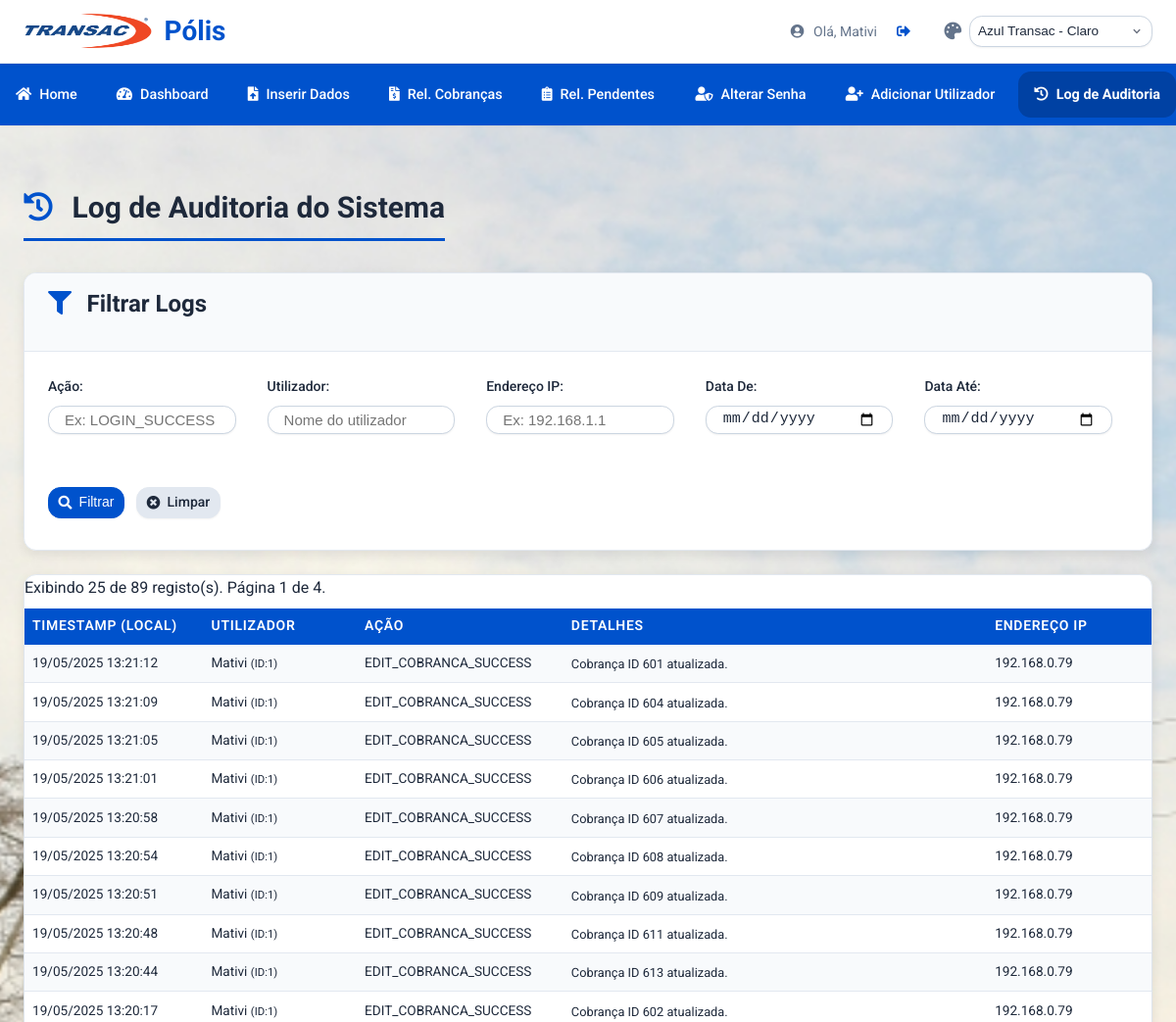
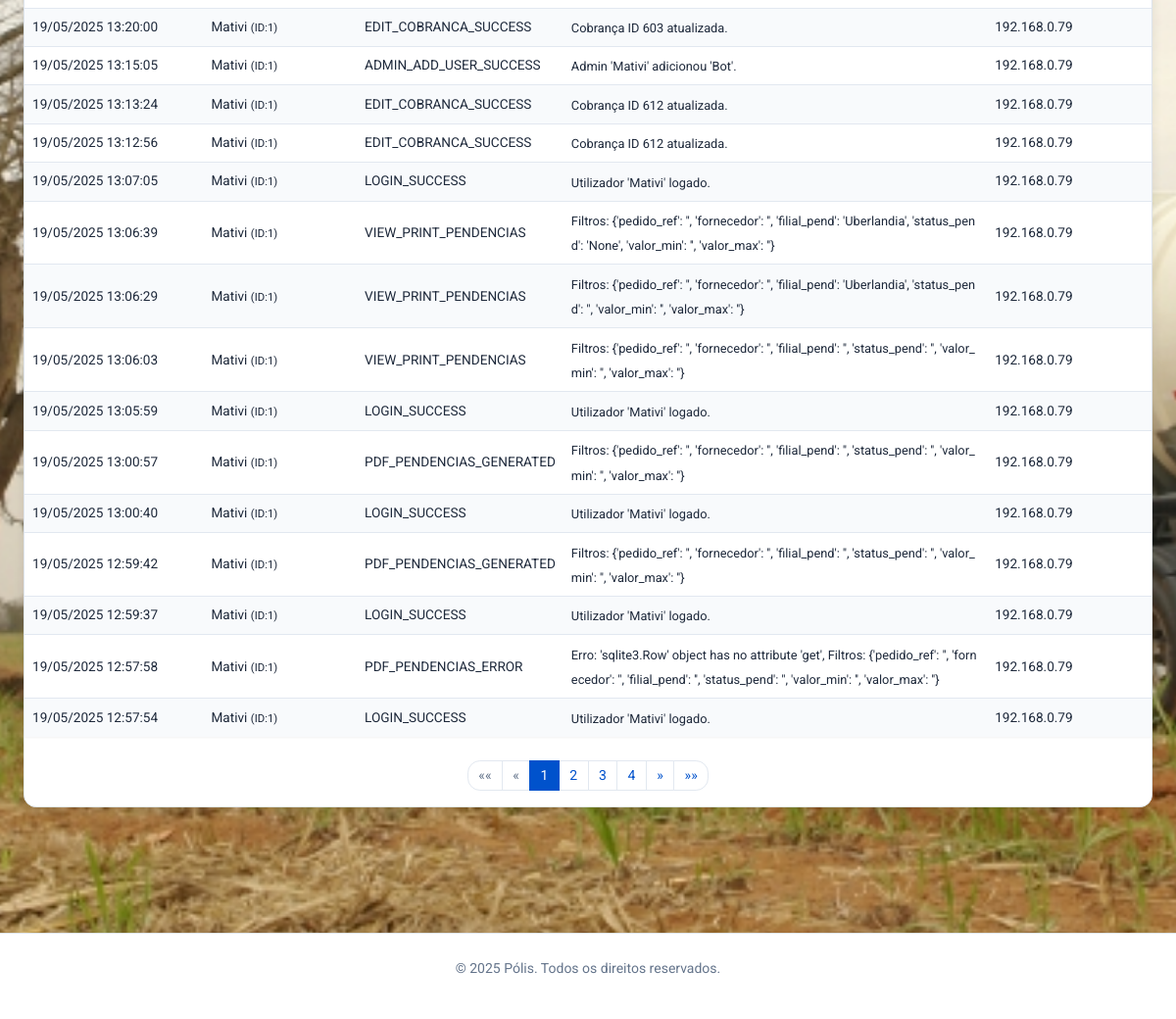
The app's page /admin/audit_log (signed in) with its own data (2 pictures, top to bottom).
### tables this page shows
CREATE TABLE users (
                id INTEGER PRIMARY KEY AUTOINCREMENT,
                username TEXT UNIQUE NOT NULL,
                password_hash TEXT NOT NULL
            );

CREATE TABLE audit_log (
                id INTEGER PRIMARY KEY AUTOINCREMENT,
                timestamp DATETIME NOT NULL,
                user_id INTEGER,
                username TEXT,
                action TEXT NOT NULL,
                details TEXT,
                ip_address TEXT,
                FOREIGN KEY (user_id) REFERENCES users (id)
            );

### app.py (the view, shortened to what this page needs)
@app.route('/admin/audit_log')
@admin_required
def view_audit_log():
    db = get_db(); page = request.args.get('page', 1, type=int); per_page = 25; offset = (page - 1) * per_page
    filters_form = {k: request.args.get(f'filter_{k}', '').strip() for k in ['action', 'username', 'date_from', 'date_to', 'ip_address']}
    conditions, params = [], []
    if filters_form['action']: conditions.append("LOWER(action) LIKE LOWER(?)"); params.append(f"%{filters_form['action']}%")
    if filters_form['username']: conditions.append("LOWER(username) LIKE LOWER(?)"); params.append(f"%{filters_form['username']}%")
    if filters_form['ip_address']: conditions.append("ip_address LIKE ?"); params.append(f"%{filters_form['ip_address']}%")
    sao_paulo_tz = pytz.timezone('America/Sao_Paulo')
    if filters_form['date_from']:
        try: dt_from_utc = sao_paulo_tz.localize(datetime.strptime(filters_form['date_from'], '%Y-%m-%d')).astimezone(pytz.utc); conditions.append("timestamp >= ?"); params.append(dt_from_utc.strftime('%Y-%m-%d %H:%M:%S'))
        except ValueError: flash("Data De inválida.", "warning")
    where_clause = "WHERE " + " AND ".join(conditions) if conditions else ""
    total_logs = 0
    try: total_logs = db.execute(f"SELECT COUNT(id) FROM audit_log {where_clause}", tuple(params)).fetchone()[0]
    except Exception as e: logger.error(f"Erro ao contar logs: {e}"); flash("Erro ao contar logs.", "error")
    total_pages = (total_logs + per_page - 1) // per_page or 1; page = min(page, total_pages); page = max(1, page); offset = (page - 1) * per_page
    logs_processed = []
    try:
        raw_logs = db.execute(f"SELECT * FROM audit_log {where_clause} ORDER BY timestamp DESC LIMIT ? OFFSET ?", (*params, per_page, offset)).fetchall()
        for row in raw_logs:
            log = dict(row)
            try: log['timestamp_fmt'] = pytz.utc.localize(datetime.strptime(log['timestamp'].split('.')[0], '%Y-%m-%d %H:%M:%S')).astimezone(sao_paulo_tz).strftime('%d/%m/%Y %H:%M:%S')
            except Exception: log['timestamp_fmt'] = log['timestamp'] + " (Erro Formato)"
            logs_processed.append(log)
    except Exception as e: logger.error(f"Erro ao buscar logs: {e}"); flash("Erro ao buscar logs.", "error")
    return render_template('admin/view_audit_log.html', logs=logs_processed, current_page=page, total_pages=total_pages, filters=filters_form, total_logs=total_logs)

### app.py (called while the page is built)
def get_db():
    db = getattr(g, '_database', None)
    if db is None: db = g._database = sqlite3.connect(app.config['DATABASE']); db.row_factory = sqlite3.Row
    return db

@app.teardown_appcontext
def close_connection(exception):
    db = getattr(g, '_database', None)
    if db is not None: db.close()

@login_manager.user_loader
def load_user(user_id):
    try:
        db = get_db(); cursor = db.cursor(); cursor.execute("SELECT id, username FROM users WHERE id = ?", (user_id,))
        user_data = cursor.fetchone(); return User(id=user_data['id'], username=user_data['username']) if user_data else None
    except Exception as e: logger.error(f"Erro ao carregar utilizador ID {user_id}: {e}", exc_info=True); return None

def admin_required(f):
    @wraps(f)
    @login_required
    def decorated_function(*args, **kwargs):
        if not current_user.is_authenticated or current_user.username not in ADMIN_USERNAMES:
            log_audit("ACCESS_DENIED_ADMIN_AREA", f"Utilizador '{current_user.username}' tentou aceder.")
            flash("Você não tem permissão para aceder a esta página.", "error"); return redirect(url_for('home'))
        return f(*args, **kwargs)
    return decorated_function

@app.context_processor
def inject_global_vars(): return dict(current_year=datetime.now().year, ADMIN_USERNAMES=ADMIN_USERNAMES)

@app.after_request
def add_security_headers(response):
    response.headers['X-Content-Type-Options'] = 'nosniff'; response.headers['X-Frame-Options'] = 'SAMEORIGIN'
    response.headers['X-XSS-Protection'] = '1; mode=block'; response.headers['Referrer-Policy'] = 'strict-origin-when-cross-origin'
    return response

@app.context_processor
def utility_processor():
    def dummy_csrf_token():
        if '_csrf_token' not in g: g._csrf_token = os.urandom(24).hex()
        return g._csrf_token
    return dict(csrf_token=dummy_csrf_token)

### templates/admin/view_audit_log.html (shortened to what this page needs)
{% extends "base.html" %}
{% block content %}
<h2 class="page-title"><i class="fas fa-history"></i> Log de Auditoria do Sistema</h2>
<div class="card filter-form mb-4">
    <div class="card-header">
        <h3><i class="fas fa-filter"></i> Filtrar Logs</h3>
    </div>
    <div class="card-body">
        <form method="GET" action="{{ url_for('view_audit_log') }}" class="form-inline">
            <div class="form-group">
                <label for="filter_action">Ação:</label>
                <input type="text" name="filter_action" id="filter_action" value="{{ filters.action or '' }}" class="form-control form-control-sm" placeholder="Ex: LOGIN_SUCCESS">
            </div>
            <div class="form-group">
                <label for="filter_username">Utilizador:</label>
                <input type="text" name="filter_username" id="filter_username" value="{{ filters.username or '' }}" class="form-control form-control-sm" placeholder="Nome do utilizador">
            </div>
            <div class="form-group">
                <label for="filter_ip">Endereço IP:</label>
                <input type="text" name="filter_ip" id="filter_ip" value="{{ filters.ip_address or '' }}" class="form-control form-control-sm" placeholder="Ex: 192.168.1.1">
            </div>
            <div class="form-group">
                <label for="filter_date_from">Data De:</label>
                <input type="date" name="filter_date_from" id="filter_date_from" value="{{ filters.date_from or '' }}" class="form-control form-control-sm">
            </div>
            <div class="form-group">
                <label for="filter_date_to">Data Até:</label>
                <input type="date" name="filter_date_to" id="filter_date_to" value="{{ filters.date_to or '' }}" class="form-control form-control-sm">
            </div>
            <div class="form-group-actions">
                <button type="submit" class="btn btn-primary btn-sm"><i class="fas fa-search"></i> Filtrar</button>
                <a href="{{ url_for('view_audit_log') }}" class="btn btn-secondary btn-sm"><i class="fas fa-times-circle"></i> Limpar</a>
            </div>
        </form>
    </div>
</div>
<div class="card">
    <div class="card-body table-responsive-container">
        {% if logs %}
            <p class="text-muted small mb-2">Exibindo {{ logs|length }} de {{ total_logs }} registo(s). Página {{ current_page }} de {{ total_pages }}.</p>
            <div class="table-responsive">
                <table class="table table-striped table-hover table-sm">
                    <thead>
                        <tr>
                            <th style="width: 16%;">Timestamp (Local)</th>
                            <th style="width: 14%;">Utilizador</th>
                            <th style="width: 15%;">Ação</th>
                            <th style="width: 40%;">Detalhes</th>
                            <th style="width: 15%;">Endereço IP</th>
                        </tr>
                    </thead>
                    <tbody>
                        {% for log_entry in logs %}
                        <tr>
                            <td style="white-space: nowrap; font-size: 0.85em;">{{ log_entry.timestamp_fmt }}</td>
                            <td style="font-size: 0.85em;">{{ log_entry.username or 'N/A' }}{% if log_entry.user_id %} <small class="text-muted">(ID:{{ log_entry.user_id }})</small>{% endif %}</td>
                            <td style="font-size: 0.85em;">{{ log_entry.action }}</td>
                            <td><small style="font-size: 0.8em; word-break: break-all;">{{ log_entry.details or '' }}</small></td>
                            <td style="font-size: 0.85em;">{{ log_entry.ip_address }}</td>
                        </tr>
                        {% endfor %}
                    </tbody>
                </table>
            </div>
            {% if total_pages > 1 %}
            <nav aria-label="Paginação do Log de Auditoria" class="mt-4">
                <ul class="pagination justify-content-center flex-wrap">
                    <li class="page-item {% if current_page == 1 %}disabled{% endif %}">
                        <a class="page-link" href="{{ url_for('view_audit_log', page=1, filter_action=filters.action, filter_username=filters.username, filter_date_from=filters.date_from, filter_date_to=filters.date_to, filter_ip=filters.ip_address) }}" aria-label="Primeira"><span aria-hidden="true">&laquo;&laquo;</span></a>
                    </li>
                    <li class="page-item {% if current_page == 1 %}disabled{% endif %}">
                        <a class="page-link" href="{{ url_for('view_audit_log', page=current_page - 1, filter_action=filters.action, filter_username=filters.username, filter_date_from=filters.date_from, filter_date_to=filters.date_to, filter_ip=filters.ip_address) }}" aria-label="Anterior"><span aria-hidden="true">&laquo;</span></a>
                    </li>
                    {% set RENDER_MAX_PAGES = 5 %}
                    {% set start_page = [1, current_page - (RENDER_MAX_PAGES // 2)] | max %}
                    {% set end_page = [total_pages, start_page + RENDER_MAX_PAGES - 1] | min %}
                    {% if end_page - start_page + 1 < RENDER_MAX_PAGES %}
                        {% set start_page = [1, end_page - RENDER_MAX_PAGES + 1] | max %}
                    {% endif %}
                    {% for p in range(start_page, end_page + 1) %}
                        <li class="page-item {% if p == current_page %}active{% endif %}">
                            <a class="page-link" href="{{ url_for('view_audit_log', page=p, filter_action=filters.action, filter_username=filters.username, filter_date_from=filters.date_from, filter_date_to=filters.date_to, filter_ip=filters.ip_address) }}">{{ p }}</a>
                        </li>
                    {% endfor %}
                    <li class="page-item {% if current_page == total_pages %}disabled{% endif %}">
                        <a class="page-link" href="{{ url_for('view_audit_log', page=current_page + 1, filter_action=filters.action, filter_username=filters.username, filter_date_from=filters.date_from, filter_date_to=filters.date_to, filter_ip=filters.ip_address) }}" aria-label="Próxima"><span aria-hidden="true">&raquo;</span></a>
                    </li>
                    <li class="page-item {% if current_page == total_pages %}disabled{% endif %}">
                         <a class="page-link" href="{{ url_for('view_audit_log', page=total_pages, filter_action=filters.action, filter_username=filters.username, filter_date_from=filters.date_from, filter_date_to=filters.date_to, filter_ip=filters.ip_address) }}" aria-label="Última"><span aria-hidden="true">&raquo;&raquo;</span></a>
                    </li>
                </ul>
            </nav>
            {% endif %}
        {% else %}
            <div class="empty-state">
                <i class="fas fa-folder-open empty-icon"></i>
                <p>Nenhum registo de auditoria encontrado.</p>
            </div>
        {% endif %}
    </div>
</div>
{% endblock %}

### templates/base.html (shortened to what this page needs)
<!DOCTYPE html>
<html lang="pt-br" data-theme="azul-transac-light">
<head>
    <link rel="stylesheet" href="https://cdnjs.cloudflare.com/ajax/libs/font-awesome/5.15.4/css/all.min.css" xintegrity="sha512-1ycn6IcaQQ40/MKBW2W4Rhis/DbILU74C1vSrLJxCq57o941Ym01SwNsOMqvEBFlcgUa6xLiPY/NS5R+E6ztJQ==" />
    <link rel="stylesheet" href="{{ url_for('static', filename='style.css') }}">
</head>
<body>
    <header class="app-header">
        <div class="app-header-content container">
            <div class="app-header-brand">
                <img src="{{ url_for('static', filename='images/polis_logo.png') }}" alt="Logótipo Pólis" class="app-logo-img">
                <h1>Pólis</h1>
            </div>
            <div class="nav-actions">
                {% if current_user.is_authenticated %}
                <div class="user-info">
                     <span><i class="fas fa-user-circle"></i> Olá, {{ current_user.username }}</span>
                     <a href="{{ url_for('logout') }}" class="logout-link" title="Sair"><i class="fas fa-sign-out-alt"></i> <span class="sr-only">Logout</span></a>
                </div>
                {% endif %}
                <div class="theme-selector-container">
                    <i class="fas fa-palette nav-icon-theme" aria-hidden="true"></i>
                    <select id="theme-select" title="Selecionar Tema Visual">
                        <optgroup label="Azul Transac">
                            <option value="azul-transac-light">Azul Transac - Claro</option>
                        </optgroup>
                    </select>
                </div>
            </div>
        </div>
    </header>
    {% if current_user.is_authenticated %}
    <nav class="main-nav">
        <div class="main-nav-links container">
            <a href="{{ url_for('home') }}" class="nav-item {{ 'active' if request.endpoint == 'home' else '' }}"><i class="fas fa-home"></i> Home</a>
            <a href="{{ url_for('dashboard') }}" class="nav-item {{ 'active' if request.endpoint == 'dashboard' else '' }}"><i class="fas fa-tachometer-alt"></i> Dashboard</a>
            <a href="{{ url_for('inserir_dados') }}" class="nav-item {{ 'active' if request.endpoint == 'inserir_dados' else '' }}"><i class="fas fa-file-upload"></i> Inserir Dados</a>
            <a href="{{ url_for('relatorio_cobrancas') }}" class="nav-item {{ 'active' if request.endpoint == 'relatorio_cobrancas' else '' }}"><i class="fas fa-file-invoice-dollar"></i> Rel. Cobranças</a>
            <a href="{{ url_for('relatorio_pendentes') }}" class="nav-item {{ 'active' if request.endpoint == 'relatorio_pendentes' else '' }}"><i class="fas fa-clipboard-list"></i> Rel. Pendentes</a>
            <div class="nav-item-group-right">
                <a href="{{ url_for('change_password') }}" class="nav-item {{ 'active' if request.endpoint == 'change_password' else '' }}"><i class="fas fa-user-shield"></i> Alterar Senha</a>
                {% if current_user.username in ADMIN_USERNAMES %}
                    <a href="{{ url_for('add_user_admin') }}" class="nav-item {{ 'active' if request.endpoint == 'add_user_admin' else '' }}"><i class="fas fa-user-plus"></i> Adicionar Utilizador</a>
                    <a href="{{ url_for('view_audit_log') }}" class="nav-item {{ 'active' if request.endpoint == 'view_audit_log' else '' }}"><i class="fas fa-history"></i> Log de Auditoria</a>
                {% endif %}
            </div>
        </div>
    </nav>
    {% endif %}
    <main class="container content-wrapper">
        {% block content %}{% endblock %}
    </main>
    <footer class="app-footer">
        <p>&copy; {{ current_year }} Pólis. Todos os direitos reservados.</p>
    </footer>
</body>
</html>

### templates/base.html (style rules this page uses)
.nav-icon-theme { font-size: 1.1rem; color: var(--text-muted-color); }

### templates/admin/view_audit_log.html (style rules this page uses)
.form-inline .form-group { margin-right: 1rem; margin-bottom: 0.5rem; }
.form-inline .form-group-actions { margin-top: 1.85rem; margin-bottom: 0.5rem; }
.pagination .page-link { font-size: 0.875rem; padding: 0.375rem 0.65rem; }
.table-sm td, .table-sm th { padding: .4rem .5rem; }
.card-body.table-responsive-container { padding: 0; }
.card-body.table-responsive-container .table-responsive { margin-bottom: 0; border: none; border-radius: 0; }
.card-body.table-responsive-container .table { margin-bottom: 0; }

### records on screen
users: username "Mativi"
audit_log: timestamp_fmt "19/05/2025 13:21:12", username "Mativi", user_id "1", action "EDIT_COBRANCA_SUCCESS", details "Cobrança ID 601 atualizada.", ip_address "192.168.0.79"
audit_log: timestamp_fmt "19/05/2025 13:21:09", username "Mativi", user_id "1", action "EDIT_COBRANCA_SUCCESS", details "Cobrança ID 604 atualizada.", ip_address "192.168.0.79"
audit_log: timestamp_fmt "19/05/2025 13:21:05", username "Mativi", user_id "1", action "EDIT_COBRANCA_SUCCESS", details "Cobrança ID 605 atualizada.", ip_address "192.168.0.79"
audit_log: timestamp_fmt "19/05/2025 13:21:01", username "Mativi", user_id "1", action "EDIT_COBRANCA_SUCCESS", details "Cobrança ID 606 atualizada.", ip_address "192.168.0.79"
audit_log: timestamp_fmt "19/05/2025 13:20:58", username "Mativi", user_id "1", action "EDIT_COBRANCA_SUCCESS", details "Cobrança ID 607 atualizada.", ip_address "192.168.0.79"
audit_log: timestamp_fmt "19/05/2025 13:20:54", username "Mativi", user_id "1", action "EDIT_COBRANCA_SUCCESS", details "Cobrança ID 608 atualizada.", ip_address "192.168.0.79"
audit_log: timestamp_fmt "19/05/2025 13:20:51", username "Mativi", user_id "1", action "EDIT_COBRANCA_SUCCESS", details "Cobrança ID 609 atualizada.", ip_address "192.168.0.79"
audit_log: timestamp_fmt "19/05/2025 13:20:48", username "Mativi", user_id "1", action "EDIT_COBRANCA_SUCCESS", details "Cobrança ID 611 atualizada.", ip_address "192.168.0.79"
audit_log: timestamp_fmt "19/05/2025 13:20:44", username "Mativi", user_id "1", action "EDIT_COBRANCA_SUCCESS", details "Cobrança ID 613 atualizada.", ip_address "192.168.0.79"
audit_log: timestamp_fmt "19/05/2025 13:20:17", username "Mativi", user_id "1", action "EDIT_COBRANCA_SUCCESS", details "Cobrança ID 602 atualizada.", ip_address "192.168.0.79"
audit_log: timestamp_fmt "19/05/2025 13:20:00", username "Mativi", user_id "1", action "EDIT_COBRANCA_SUCCESS", details "Cobrança ID 603 atualizada.", ip_address "192.168.0.79"
audit_log: timestamp_fmt "19/05/2025 13:15:05", username "Mativi", user_id "1", action "ADMIN_ADD_USER_SUCCESS", details "Admin 'Mativi' adicionou 'Bot'.", ip_address "192.168.0.79"
audit_log: timestamp_fmt "19/05/2025 13:13:24", username "Mativi", user_id "1", action "EDIT_COBRANCA_SUCCESS", details "Cobrança ID 612 atualizada.", ip_address "192.168.0.79"
audit_log: timestamp_fmt "19/05/2025 13:12:56", username "Mativi", user_id "1", action "EDIT_COBRANCA_SUCCESS", details "Cobrança ID 612 atualizada.", ip_address "192.168.0.79"
audit_log: timestamp_fmt "19/05/2025 13:07:05", username "Mativi", user_id "1", action "LOGIN_SUCCESS", details "Utilizador 'Mativi' logado.", ip_address "192.168.0.79"
audit_log: timestamp_fmt "19/05/2025 13:06:39", username "Mativi", user_id "1", action "VIEW_PRINT_PENDENCIAS", details "Filtros: {'pedido_ref': '', 'fornecedor': '', 'filial_pend': 'Uberlandia', 'status_pend': 'None', 'valor_min': '', 'valor_max': ''}", ip_address "192.168.0.79"
audit_log: timestamp_fmt "19/05/2025 13:06:29", username "Mativi", user_id "1", action "VIEW_PRINT_PENDENCIAS", details "Filtros: {'pedido_ref': '', 'fornecedor': '', 'filial_pend': 'Uberlandia', 'status_pend': '', 'valor_min': '', 'valor_max': ''}", ip_address "192.168.0.79"
audit_log: timestamp_fmt "19/05/2025 13:06:03", username "Mativi", user_id "1", action "VIEW_PRINT_PENDENCIAS", details "Filtros: {'pedido_ref': '', 'fornecedor': '', 'filial_pend': '', 'status_pend': '', 'valor_min': '', 'valor_max': ''}", ip_address "192.168.0.79"
audit_log: timestamp_fmt "19/05/2025 13:05:59", username "Mativi", user_id "1", action "LOGIN_SUCCESS", details "Utilizador 'Mativi' logado.", ip_address "192.168.0.79"
audit_log: timestamp_fmt "19/05/2025 13:00:57", username "Mativi", user_id "1", action "PDF_PENDENCIAS_GENERATED", details "Filtros: {'pedido_ref': '', 'fornecedor': '', 'filial_pend': '', 'status_pend': '', 'valor_min': '', 'valor_max': ''}", ip_address "192.168.0.79"
audit_log: timestamp_fmt "19/05/2025 13:00:40", username "Mativi", user_id "1", action "LOGIN_SUCCESS", details "Utilizador 'Mativi' logado.", ip_address "192.168.0.79"
audit_log: timestamp_fmt "19/05/2025 12:59:42", username "Mativi", user_id "1", action "PDF_PENDENCIAS_GENERATED", details "Filtros: {'pedido_ref': '', 'fornecedor': '', 'filial_pend': '', 'status_pend': '', 'valor_min': '', 'valor_max': ''}", ip_address "192.168.0.79"
audit_log: timestamp_fmt "19/05/2025 12:59:37", username "Mativi", user_id "1", action "LOGIN_SUCCESS", details "Utilizador 'Mativi' logado.", ip_address "192.168.0.79"
audit_log: timestamp_fmt "19/05/2025 12:57:58", username "Mativi", user_id "1", action "PDF_PENDENCIAS_ERROR", details "Erro: 'sqlite3.Row' object has no attribute 'get', Filtros: {'pedido_ref': '', 'fornecedor': '', 'filial_pend': '', 'status_pend': '', 'valor_min': '', 'valor_max': ''}", ip_address "192.168.0.79"
audit_log: timestamp_fmt "19/05/2025 12:57:54", username "Mativi", user_id "1", action "LOGIN_SUCCESS", details "Utilizador 'Mativi' logado.", ip_address "192.168.0.79"

### other values on screen
{{ logs|length }} "25"
{{ total_logs }} "89"
{{ current_page }} "1"
{{ total_pages }} "4"
{{ p }} "1" "2" "3" "4"
